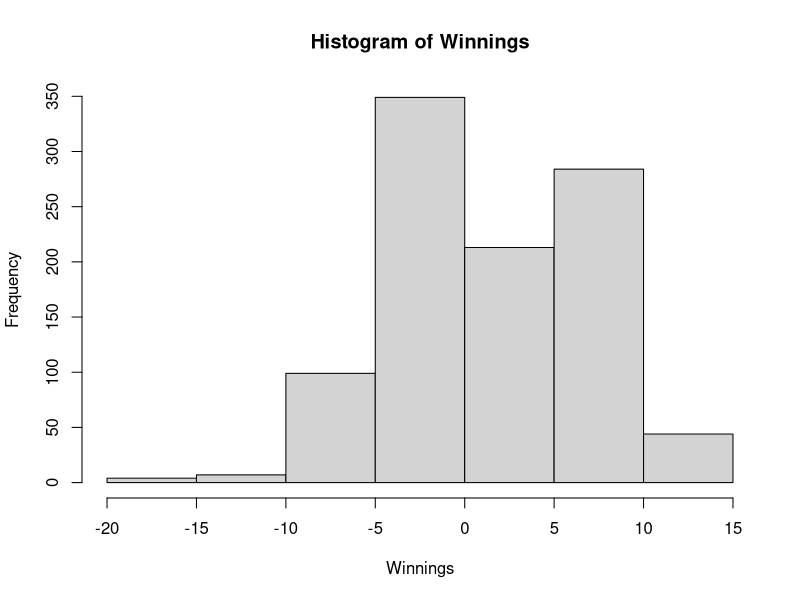
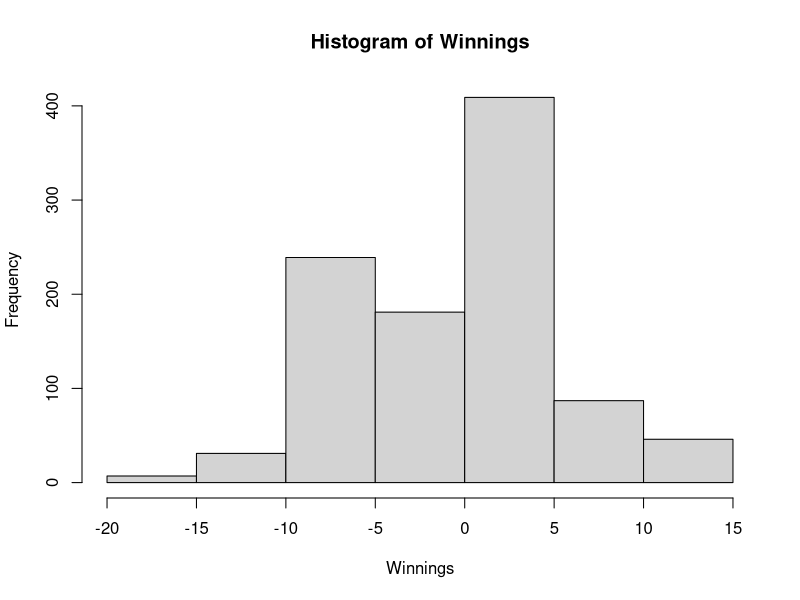
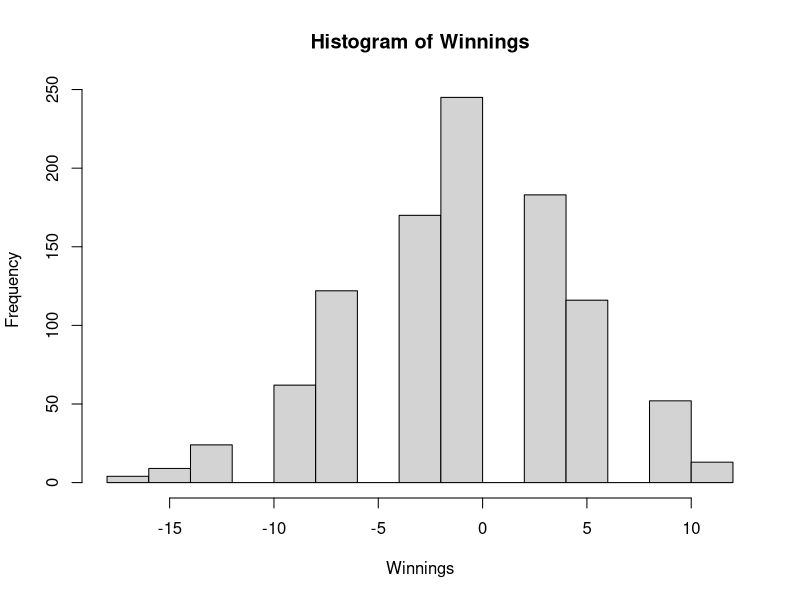

Generate these figures, in order, with R:
## ---- chunk 1
knitr::opts_chunk$set(echo = TRUE)
## ---- chunk 2
require(tidyverse)

## ---- chunk 3
days=1:365
count=15
repeatn=1000
Winnings=numeric()
for (j in 1:repeatn){
brownlow = 0
for (i in 1:count) {
  sam=sample(days,size=30,replace = T)
  y=duplicated(sam)
  if (sum(y)>0) brownlow=brownlow+1
  else brownlow = brownlow - 2
}
Winnings[j]=brownlow
}
hist(Winnings)
var(Winnings)
print(mean(Winnings))

## ---- chunk 4
vSorted = sort(Winnings)
print(vSorted[50])
print(vSorted[(950)])
## ---- chunk 5
days=1:365
count=15
repeatn=1000
Winnings=numeric()
for (j in 1:repeatn){
brownlow = 0
for (i in 1:count) {
  sam=sample(days,size=30,replace = T)
  y=duplicated(sam)
  if (sum(y)>0) brownlow=brownlow+1
  else brownlow = brownlow - 2.45
  
}
Winnings[j]=brownlow
}
hist(Winnings)
var(Winnings)
print(mean(Winnings))

## ---- chunk 6
days=1:365
count=15
repeatn=1000
Winnings=numeric()
for (j in 1:repeatn){
brownlow = 0
for (i in 1:count) {
  sam=sample(days,size=28,replace = T)
  y=duplicated(sam)
  if (sum(y)>0) brownlow=brownlow+1
  else brownlow = brownlow - 2
  
}
Winnings[j]=brownlow
}
hist(Winnings)
var(Winnings)
print(mean(Winnings))

